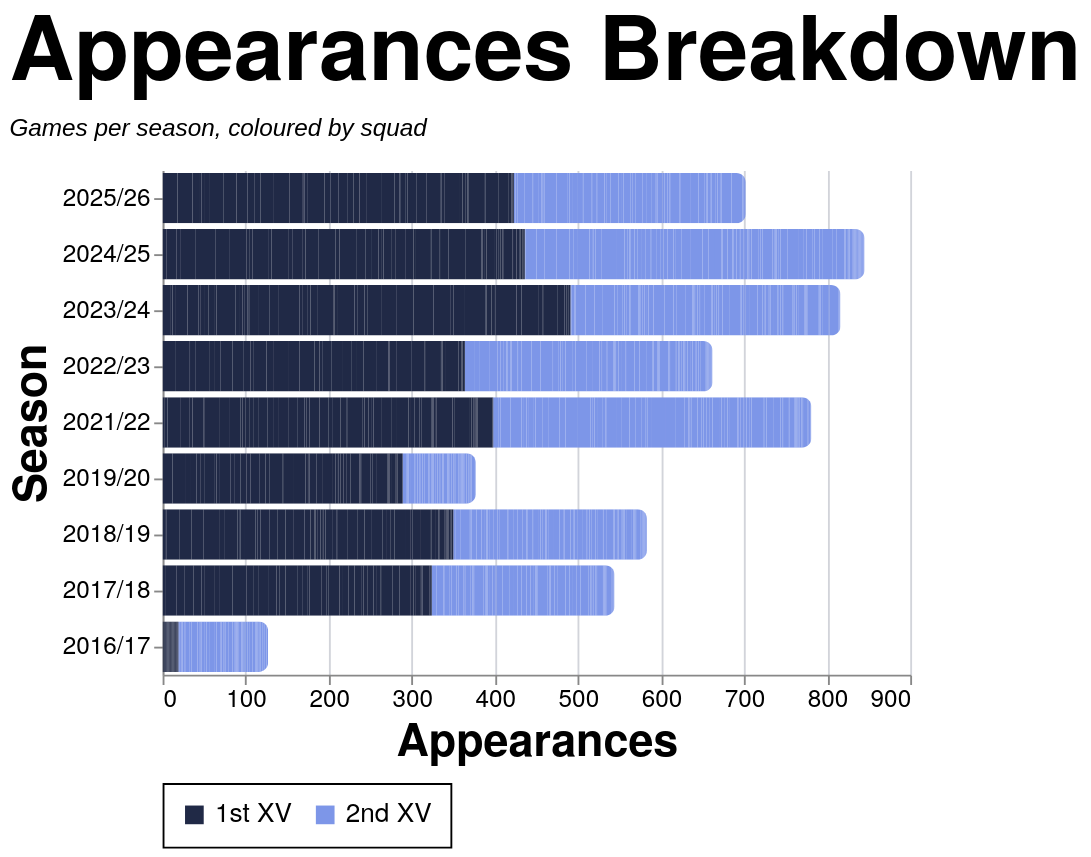

Write a Vega-Lite specification for this figure.
### Vega-Lite specification from a JSON file in a GitHub repository (floating-point values rounded to 4 significant figures; data arrays with more than 128 entries replaced by an {"elided": "..."} marker saying what was removed)
{"config": {"axis": {"labelFont": "PT Sans Narrow, Helvetica Neue, Helvetica, Arial, sans-serif", "titleFont": "PT Sans Narrow, Helvetica Neue, Helvetica, Arial, sans-serif", "labelFontSize": 13, "titleFontSize": 24, "gridColor": "#202947", "gridOpacity": 0.2, "zindex": 1}, "text": {"font": "Lato, sans-serif"}, "bar": {"cornerRadiusEnd": 5}, "header": {"labelFont": "PT Sans Narrow, Helvetica Neue, Helvetica, Arial, sans-serif", "titleFont": "PT Sans Narrow, Helvetica Neue, Helvetica, Arial, sans-serif", "labelFontSize": 24, "titleFontSize": 28, "labelFontWeight": "bold", "orient": "left"}, "legend": {"labelFont": "PT Sans Narrow, Helvetica Neue, Helvetica, Arial, sans-serif", "titleFont": "PT Sans Narrow, Helvetica Neue, Helvetica, Arial, sans-serif", "labelFontSize": 14, "titleFontSize": 16, "titlePadding": 5, "fillColor": "white", "strokeColor": "black", "padding": 10, "titleFontWeight": "lighter", "titleFontStyle": "italic", "titleColor": "gray", "offset": 10}, "title": {"font": "PT Sans Narrow, Helvetica Neue, Helvetica, Arial, sans-serif", "fontSize": 48, "fontWeight": "bold", "anchor": "start", "align": "center", "titlePadding": 20, "subtitlePadding": 10, "subtitleFontSize": 13, "subtitleColor": "", "subtitleFontStyle": "italic", "offset": 15, "color": "black"}, "axisX": {"labelAngle": 0}, "facet": {"title": null, "header": null, "align": {"row": "each", "column": "each"}, "spacing": 10}, "resolve": {"scale": {"y": "independent", "facet": "independent"}}, "background": "transparent", "scale": {"offsetBandPaddingOuter": 0.2, "offsetBandPaddingInner": 0.1}, "view": {"stroke": null, "background": "transparent"}}, "data": {"name": "data-67948c7a42484ae7f1aa4008c3cbf35c"}, "mark": {"type": "bar"}, "encoding": {"color": {"field": "color_value", "legend": {"orient": "bottom", "title": null}, "scale": {"domain": ["1st XV", "2nd XV"], "range": ["#202946", "#7d96e8"]}, "sort": {"field": "sum(apps)", "op": "sum", "order": "descending"}, "type": "nominal"}, "tooltip": [{"field": "player", "title": "Player", "type": "nominal"}, {"field": "season", "title": "Season", "type": "nominal"}, {"field": "color_value", "title": "Group", "type": "nominal"}, {"aggregate": "sum", "field": "apps", "title": "Appearances", "type": "quantitative"}], "x": {"aggregate": "sum", "field": "apps", "title": "Appearances", "type": "quantitative"}, "y": {"field": "season", "sort": {"field": "season_sort", "op": "max", "order": "descending"}, "title": "Season", "type": "nominal"}}, "height": {"step": 30}, "title": {"text": "Appearances Breakdown", "subtitle": "Games per season, coloured by squad"}, "width": 400, "$schema": "https://vega.github.io/schema/vega-lite/v5.20.1.json", "datasets": {"data-67948c7a42484ae7f1aa4008c3cbf35c": {"elided": "2509 records"}}}
